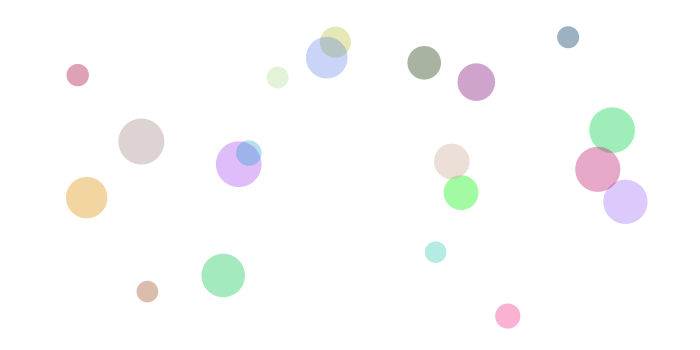
Frame 1 (no input)
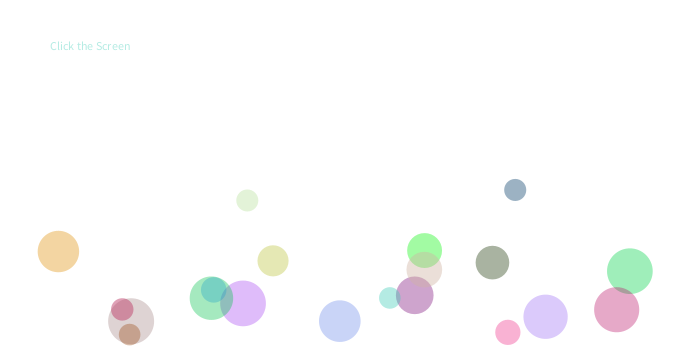
Frame 60 (the mouse pressed at the canvas centre just before this capture)
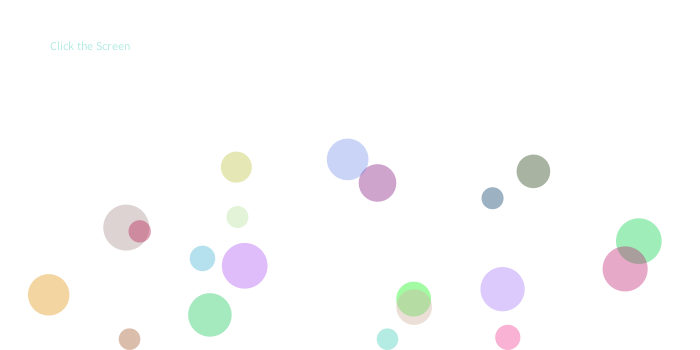
Frame 120 (the mouse held since frame 60 and released just before this capture)

The Processing sketch that drew these frames (run headless with seeded random() and noise(); from frame 60 on, the mouse is pressed at the canvas centre):

// Processing sketch: processing_101480
// ── processing_101480.pde

// defino el array
ball[] pelo =new ball[20];

void setup() {

  noStroke();
  size(700,350);
  smooth();

  // creo cada objeto
  for (int i=0; i<pelo.length; i++) {
    color c= color(random(255), random(255), random(255), random(80, 125));
    float d=random(20, 50);
    pelo[i] =new ball(c, d);
  }
}
//imprime en lla pantalla
void draw() {
  background(255);
text("Click the Screen",50,50 );
  for (int i=0;i<pelo.length;i++) {
    pelo[i].run();
  }
}

class ball {
  //variables global
  PVector location;
  PVector velocity;
  PVector aceleracion;
  PVector mouse;
  PVector dir;
  color c;
  float diametro;
  float mass;
  float scalar=0.3;
  
  //constructor 
  ball(color cl, float d) {
    c= cl;
    diametro=d;
    mass= d/2;
    location = new PVector(random(d,width-d), random(d,height-d));
    velocity = new PVector(random(-2,2), random(-2,2));
    aceleracion = new PVector(0,0);
    
  }

  //funcion
  void run() {
    PVector gravedad = new PVector(0,0.15*mass);
    
    float coef= 0.6;
    PVector friccion = velocity.get();
    friccion.mult(-1);
    friccion.normalize();
    friccion.mult(coef);
    
    fondo();
    applyForce(friccion);
    applyForce(gravedad);
    update();
    rebote();
  }
  
  void applyForce(PVector force){
  PVector f = PVector.div(force,mass);
  aceleracion.add(f);
  
  
  }
  
 void fondo() {
    fill(c);
    ellipse(location.x, location.y, diametro, diametro);
  }

   
  void update() {
    mouse = new PVector(mouseX,mouseY);
    PVector dir = PVector.sub(mouse,location);
    dir.normalize();
  dir.mult(scalar);
  if(mousePressed){
    
    if (mouseButton == LEFT){
      aceleracion.add(dir);
    }
    
    if (mouseButton == RIGHT){
    PVector F = PVector.mult(dir,-1);
    aceleracion.add(F);
    }
      
  }
  velocity.add(aceleracion);
    velocity.limit(10);
    location.add(velocity);
    aceleracion.mult(0);
  }

  
  
   void rebote() {
    if (location.x<diametro/2){
      velocity.x*= -1;
      location.x=diametro/2;
    }
      if (location.x>width-diametro/2) {
      velocity.x*= -1;
      location.x=width-diametro/2;
    }
    
     if (/*location.y<diametro/2||*/location.y>height-diametro/2) {
      velocity.y*= -1;
      location.y= height-diametro/2;
    }
  }
   
}
